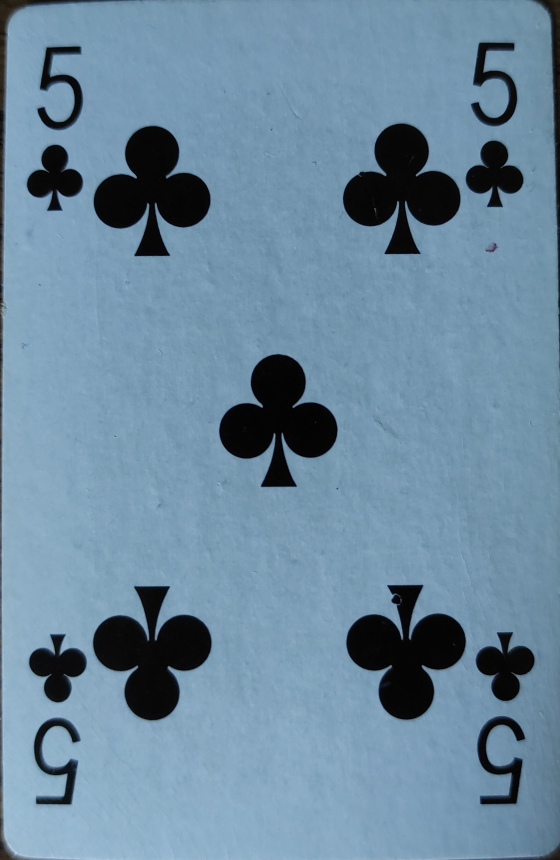
#> input picture input/img9.jpg, 1679 x 2580 px (shown at 1/3 size)
$ python match_template_image.py
#> lines starting #> are read from the running program, lines starting #| are printed output that depends on the picture; long printed decimals are rounded

import warnings
import cv2
import numpy as np
import pytesseract
from numpy import array


pytesseract.pytesseract.tesseract_cmd = 'C:/Program Files/Tesseract-OCR/tesseract.exe'

#warnings.filterwarnings('ignore')


# opencv matchTemplate() metódus implementációja
# TM_SQDIFF_NORMED metódus változata
def match_template(image, template):
    # (W - w + 1 , H - h + 1)
    # W->image width  w->template width
    W = image.shape[0]
    H = image.shape[1]
    w = template.shape[0]
    h = template.shape[1]
    image = image.astype(np.int64)
    template = template.astype(np.int64)
    result = np.zeros((W - w + 1, H - h + 1), dtype=np.float64)
    for i in range(0, result.shape[0]):
        for j in range(0, result.shape[1]):
            szamlalo = 0
            nevezo_1 = 0
            nevezo_2 = 0
            for x in range(0, w):
                for y in range(0, h):
                    szamlalo += (template[x, y] - image[i + x, j + y]) ** 2
                    nevezo_1 += template[x, y] ** 2
                    nevezo_2 += image[i + x, j + y] ** 2
            result[i, j] = szamlalo / (np.sqrt(nevezo_1 * nevezo_2))
            if (result[i, j] > 1.0): result[i, j] = 1.0
    return result


# multi scale symbol matching
# 3 méretarányt kipróbál, minta szimbólumot / template-t illeszt,
# a legjobban illeszkedőt választja

def matchSymbol(image, color):
    minVal = 100

    if(color == "red"):
        templates = ["karo.jpg", "kor.jpg"]
    else:
        templates = ["treff.jpg", "pikk.jpg"]

    print("Trying different scales of the image. ")
    print("The lower match value is the better")
    # atporgetjuk a templates 2 elemet, megnezzuk melyiknel produkalja a legkisebb min_val-t
    for templ in templates:
        template = cv2.imread('input/'+templ, 0)
        print("Trying template "+templ)

        # ilyenre skalazzuk at a kepet amire a template-t illesztjuk
        for scale in (12, 14, 17):
            # rescale, keep the ratio!
            (h, w) = image.shape[:2]
            height = template.shape[0] * scale
            r = height / float(h) # arany
            width = int(w * r)
            dim = (width, int(height))
            # resize image
            rescaled = cv2.resize(image, dim, interpolation=cv2.INTER_AREA)
            # csak a bal felso resze kell a kepnek!
            resized = rescaled[:int(image.shape[0] / 4), :int(image.shape[1] / 4)]

            # result = cv2.matchTemplate(image_copy, template, cv2.TM_SQDIFF_NORMED)
            result = match_template(resized, template)  #### cv2.matchTemplate func. TM_SQDIFF_NORMED
            min_val, max_val, min_loc, max_loc = cv2.minMaxLoc(result)

            print("Image scale:", scale, "Match value:", min_val)
            if (min_val < minVal):
                template_name = templ
                minVal = min_val
                results = (resized, result, template, template_name)
    print("Best match with: ", template_name, " value: ", minVal)
    return results


# match character
# visszaadja a felismert karaktert (ha van), mely csakis a whitelist-ből származhat
# pytesseract használata - OCR (Optical Character Recognition)
def matchCharacter(image):
    config = '--oem 3  --psm 10 -c tessedit_char_whitelist=AJKQ0123456789Il'

    resized = image[:int(image.shape[0] / 1.5), :int(image.shape[1] / 1.5)]
    string = pytesseract.image_to_string(resized, config=config)
    cv2.imshow('matchCharacter', resized)

    # bug: 10-es kártyánál néha csak a 0-át veszi észre
    # De mivel csak a 10-esben van, ezért tudjuk, hogy a 10-es ről van szó
    string = string.strip()
    if (string == "0"):
        string = "10"
    return string


def resizeImage(image, height):
    (h, w) = image.shape[:2]
    r = height / float(h) # arany
    width = int(w * r)
    dim = (width, height)
    # resize image
    resized = cv2.resize(image, dim, interpolation=cv2.INTER_AREA)
    return resized


def adjustContrastBrightness(img, contrast, brightness):
    adjusted = cv2.convertScaleAbs(img, alpha=contrast, beta=brightness)
    return adjusted


# a kartya bal felso sarkat nezzuk (1/8-adat)
# ha itt talal pirosat, akkor szinte biztos hogy piros
# kulonben feketenek fogja elkonyvelni
def checkColor(img):
    cropped = img[:int(img.shape[0] / 8), :int(img.shape[1] / 8)]
    img_hsv = cv2.cvtColor(cropped, cv2.COLOR_BGR2HSV)

    ## Gen lower mask (0-5) and upper mask (175-180) of RED
    # inRange(image, also hatar, felso hatar) -> benne van-e a kep a ket hatar kozott
    mask1 = cv2.inRange(img_hsv, (0, 50, 20), (5, 255, 255))
    mask2 = cv2.inRange(img_hsv, (175, 50, 20), (180, 255, 255))
    # maskok set-be -> csak kulonbozo ertekek lehetnek bennuk
    # piros, ha talalt 2 kulonbozo erteket (0 alapbol, 255 ott, ahol van piros)
    # ha nem talalt piros szint az inRange akkor fekete
    if (len(set(mask1.flatten())) > 1 or len(set(mask2.flatten())) > 1):
        color = "red"
    else:
        color = "black"
    print("The card is probably ", color)
    return color


def main():
    # read image
    original = cv2.imread('input/img9.jpg')
#> original is the input picture: shape (2580, 1679, 3); mean B, G, R 159.4, 137.8, 108.6

    # resize image, height to be 500
    # szelesseg is aranyosan valtozik
    original = resizeImage(original, 500)
    cv2.imshow('Original', original)
    # adjust contrast, brightness
    image = original.copy()
    image = adjustContrastBrightness(image, 1.5, 5)
#> in adjustContrastBrightness, `adjusted = cv2.convertScaleAbs(img, alpha=contrast, beta=brightness)`:
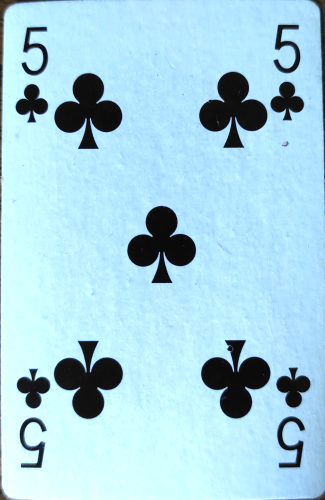
#> adjusted: shape (500, 325, 3); mean B, G, R 225.4, 210.3, 167.9
    cv2.imshow('Adjusted contrast, brightness', image)

    # Kartya szinenek meghatarozasa: piros / fekete
    # A szintol fuggoen ketto eset: karo/kor, treff/pikk

    color = checkColor(original)
#> in checkColor, `img_hsv = cv2.cvtColor(cropped, cv2.COLOR_BGR2HSV)`: img_hsv: shape (62, 40, 3); mean H, S, V 94.5, 81.8, 151
#> in checkColor, `mask1 = cv2.inRange(img_hsv, (0, 50, 20), (5, 255, 255))`: mask1: shape (62, 40); every value is 0
#> color = 'black'
    image_copy = cv2.cvtColor(image, cv2.COLOR_BGR2GRAY)
    # szimbolum meghatarozasa
    resizedImage, result, template, template_name = matchSymbol(image_copy, color)
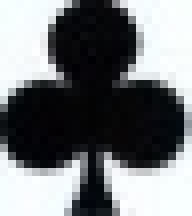
#> input picture input/treff.jpg, 24 x 27 px (shown 8 times larger)
#> the loop in matchSymbol, `for scale in (12, 14, 17):` made 3 passes
#> (min_val, min_loc, max_loc, minVal) on passes 1 to 2: (0.116, (9, 54), (33, 45), 0.116), (0.0523, (12, 65), (44, 54), 0.0523)
#> (min_val, min_loc, max_loc) on pass 3: (0.328, (17, 83), (57, 69))
#| Image scale: 12 Match value: 0.1155
#| Image scale: 14 Match value: 0.05225
#| Image scale: 17 Match value: 0.3281
#> after the loop in matchSymbol, `for scale in (12, 14, 17):`:
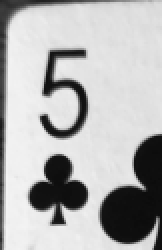
#> resized: shape (125, 81) (shown 2 times larger); min 12, max 244, mean 178.5
#> after the loop in matchSymbol, `for scale in (12, 14, 17):`:
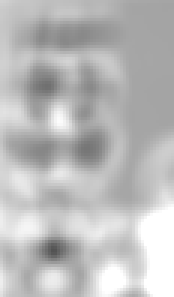
#> result: shape (99, 58) float64 (shown 3 times larger); min 0.328, max 1, mean 0.736
#> after the loop in matchSymbol, `for scale in (12, 14, 17):`: minVal = 0.0523; template_name = 'treff.jpg'
#> pass 2 of the loop in matchSymbol, `for templ in templates:`:
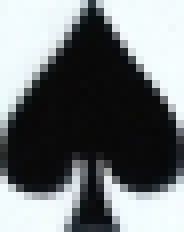
#> input picture input/pikk.jpg, 23 x 29 px (shown 8 times larger)
#> the loop in matchSymbol, `for scale in (12, 14, 17):` made 3 passes
#> (min_val, min_loc, max_loc) on passes 1 to 3: (0.104, (11, 56), (39, 50)), (0.177, (14, 68), (58, 58)), (0.436, (20, 89), (21, 40))
#> (printed output is left out)
#> after the loop in matchSymbol, `for scale in (12, 14, 17):`:
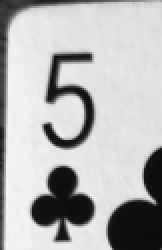
#> resized: shape (125, 81) (shown 2 times larger); min 12, max 245, mean 180.2
#> after the loop in matchSymbol, `for scale in (12, 14, 17):`:
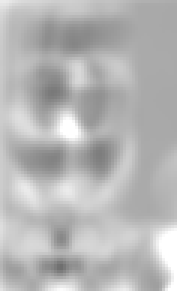
#> result: shape (97, 59) float64 (shown 3 times larger); min 0.436, max 1, mean 0.714
#> after the loop in matchSymbol, `for scale in (12, 14, 17):`: minVal = 0.0523
#| Best match with:  treff.jpg  value:  0.05225
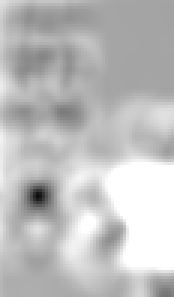
#> result: shape (99, 58) float64 (shown 3 times larger); min 0.0523, max 1, mean 0.747
#> template_name = 'treff.jpg'
    min_val, max_val, min_loc, max_loc = cv2.minMaxLoc(result)
#> min_val = 0.0523; max_val = 1; min_loc = (12, 65); max_loc = (44, 54)
    w, h = template.shape[::-1]
#> w = 24; h = 27
    # Bal felso x, y koordinatak elmentese a kesobbi kirajzolashoz
    x1, y1 = min_loc  # SQDIFF-nel minLoc, mashol maxLoc
#> x1 = 12; y1 = 65
    # Jobb also x, y koordinatak
    x2, y2 = (x1 + w, y1 + h)  # w, h -> template width, height
#> x2 = 36; y2 = 92


    ### match character
    # lefedjük fehérrel a részt ahol a szimbólum van, igy nem hat a karakterfelismerésre
    onlyCharacter = resizedImage.copy()
    # lefedjük egy fehér telitett téglalappal
    cv2.rectangle(onlyCharacter, (x1, y1), (x2, y2), (255, 255, 255), -1) # -1 -> telitett rectangle
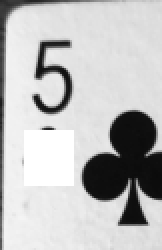
#> onlyCharacter: shape (125, 81) (shown 2 times larger); min 11, max 255, mean 190.1
    character = matchCharacter(onlyCharacter)
#> in matchCharacter, `resized = image[:int(image.shape[0] / 1.5), :int(image.shape[1] / 1.5)]`:
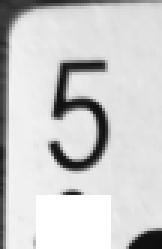
#> resized: shape (83, 54) (shown 3 times larger); min 14, max 255, mean 205.7
    # ha meg tul sotet lenne a kep a felismereshez
    if(character == ""):
        print("Adjusting contrast and brightness even more to find character")
        onlyCharacter = adjustContrastBrightness(onlyCharacter, 1.5, 5)
        character = matchCharacter(onlyCharacter)
    print("Recognised character is: ",character)

    # Vegso eredmeny kiiratasa
    template_name = template_name.replace(".jpg", "")
    print("Result: ", template_name, character)

    # Detektalas kirajzolasa
    # bal felso es jobb felso x, y koordinatak, keret szine, vastagsaga
    cv2.rectangle(resizedImage, (x1, y1), (x2, y2), (0, 0, 255), 2)
    cv2.imshow('Symbol location', resizedImage)

    cv2.imshow('Template', template)
    # Normalizalas
    #cv2.normalize(resizedImage, result, 0, 1, cv2.NORM_MINMAX, -1)

    #cv2.imshow('Detected point', result)
    cv2.waitKey(0)

main()
#> (the call stopped at in matchCharacter, `string = pytesseract.image_to_string(resized, config=config)`: pytesseract is not available in this run)
